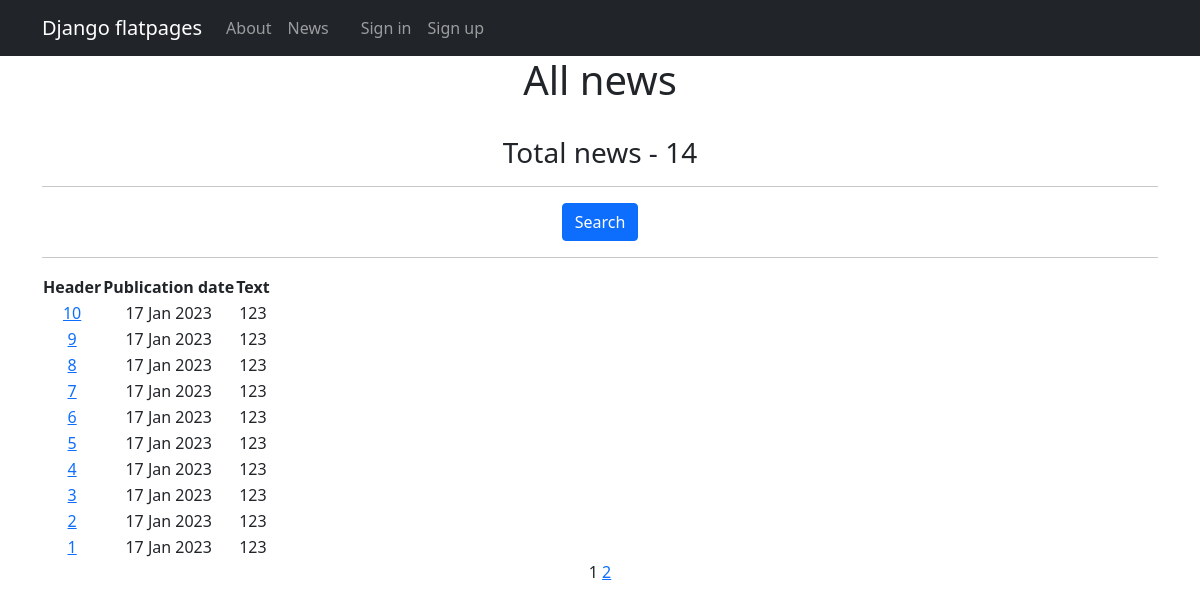
Before: /news/ with the older database file.
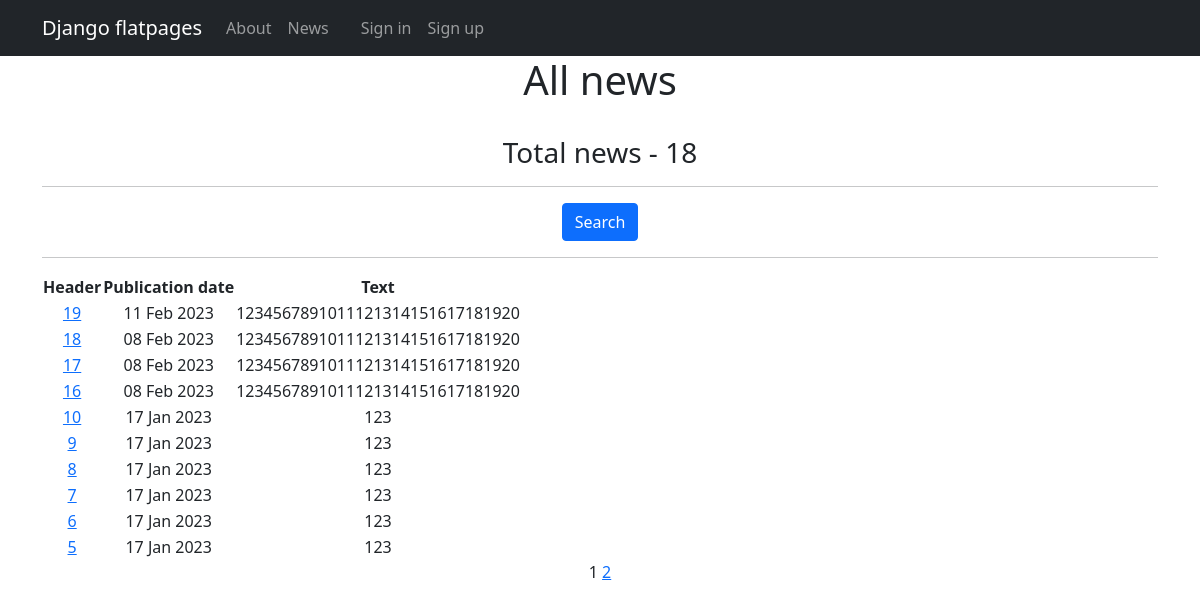
After: the same page with the newer database file.
### news/models.py (models this page shows, shortened)
class Post(models.Model):
    author = models.ForeignKey('Author', on_delete=models.CASCADE)
    news = 'NW'
    article = 'AR'
    CATEGORY_CHOICES = [
        (news, 'News'),
        (article, 'Article'),
    ]
    category_type = models.CharField(max_length=2, choices=CATEGORY_CHOICES, default=news)
    time = models.DateTimeField(auto_now_add=True)
    categories = models.ManyToManyField('Category', through='PostCategory')
    header = models.CharField(max_length=128)
    text = models.TextField()
    rating = models.SmallIntegerField(default=0)

### news/views.py (the view)
# urls.py: path('', PostList.as_view(), name='post_list'),
class PostList(ListView):
    model = Post
    ordering = '-time'
    template_name = 'posts.html'
    context_object_name = 'posts'
    paginate_by = 10
    def get_context_data(self, **kwargs):
        context = super(PostList, self).get_context_data(**kwargs)
        context['all_posts'] = Post.objects.all()
        return context

### news/templatetags/custom_filters.py (called while the page is built)
@register.filter()
def censor(text):
    bad_words = ['murder', 'kill', 'murderer', 'killer', 'killed', 'violence', 'cruelty',]
    str_word = text
    if not isinstance(text, str):
        raise TypeError(f'{type(text)} is not "str"')
    for x in punctuation_list:
        str_word = str_word.replace(x, ' ')
    str_word = str_word.split()
    for word in str_word:
        if word.lower() in bad_words:
            text = text.replace(word, f'{word[0]}{"*"*(len(word)-1)}')
    return text

### news/templatetags/custom_tags.py (called while the page is built)
@register.simple_tag(takes_context=True)
def url_replace(context, **kwargs):
    d = context['request'].GET.copy()
    for k, v in kwargs.items():
        d[k] = v
    return d.urlencode()

### templates/posts.html (shortened to what this page needs)
{% extends 'flatpages/default.html' %}
{% load custom_filters %}
{% load custom_tags %}
{% block content %}
<h1>All news</h1>
<br>
<h3>Total news - {{ all_posts|length }}</h3>
<hr>
<a href="{% url 'post_search' %}" class="btn btn-primary" role="button">Search</a>
<hr>
{% if posts %}
    <table>
        <tr>
            <td><b>Header</b></td>
            <td><b>Publication date</b></td>
            <td><b>Text</b></td>
            <td>
            </td>
        </tr>
        {% for post in posts %}
            <tr>
                <td><a href="{% url 'post_detail' post.id %}">{{ post.header|censor }}</a></td>
                <td>{{ post.time|date:'d M Y' }}</td>
                <td>{{ post.text|truncatewords:20|censor }}</td>
                <td>
                </td>
            </tr>
        {% endfor %}
    </table>
{% else %}
    <h2>There is no news</h2>
{% endif %}
{{ page_obj.number }}
{% if page_obj.has_next %}
    <a href="?{% url_replace page=page_obj.next_page_number %}">{{ page_obj.next_page_number }}</a>
{% endif %}
{% endblock content %}

Changed rows visible on the page:
no longer on this page (row unchanged): Post: header|censor "4", time "17 Jan 2023", text|censor "123"
no longer on this page (row unchanged): Post: header|censor "3", time "17 Jan 2023", text|censor "123"
no longer on this page (row unchanged): Post: header|censor "2", time "17 Jan 2023", text|censor "123"
no longer on this page (row unchanged): Post: header|censor "1", time "17 Jan 2023", text|censor "123"
added Post: header|censor "19", time "11 Feb 2023", text|censor "1234567891011121314151617181920"
added Post: header|censor "18", time "08 Feb 2023", text|censor "1234567891011121314151617181920"
added Post: header|censor "17", time "08 Feb 2023", text|censor "1234567891011121314151617181920"
added Post: header|censor "16", time "08 Feb 2023", text|censor "1234567891011121314151617181920"
Other visible differences:
{{ all_posts|length }}: "14" → "18"
